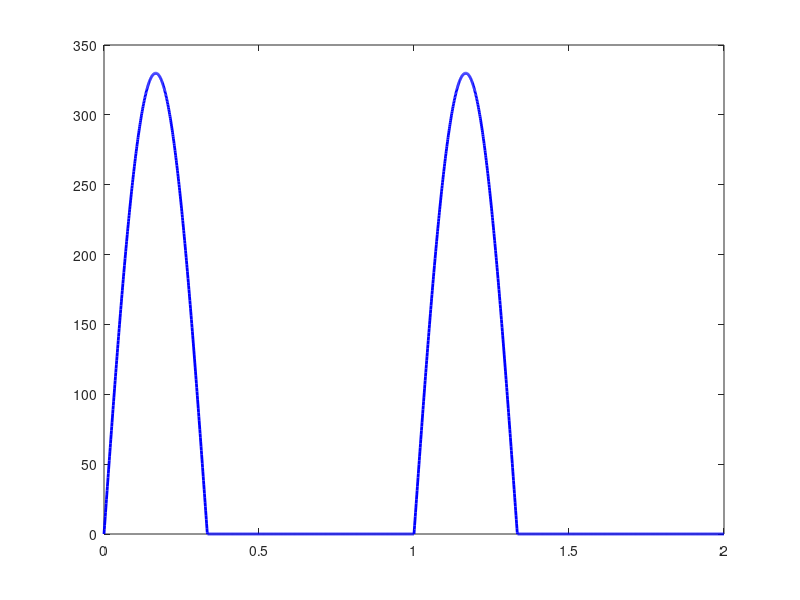

MATLAB code to generate this figure: (Note: this script raises an error after producing the figure.)
%% 2-Element Windkessel Model – Cardiovascular Assignment
%
%  Circuit (from figure):
%    I(t) [current source] || C [capacitor] || R [resistor]
%    All three share Node A (top) and ground (bottom).
%
%  Analogy:
%    I(t)  = cardiac output flow waveform     [mL/s]
%    V(t)  = aortic pressure                  [mmHg]
%    C     = arterial compliance              [mL/mmHg]
%    R     = peripheral resistance            [mmHg·s/mL]
%
%  KCL at Node A:
%    I(t) = I_C + I_R
%    I(t) = C * dV/dt  +  V/R
%
%  ODE:
%    dV/dt = ( I(t) - V/R ) / C
%
%  Numerical method: ode45 (Dormand-Prince RK4/5 adaptive step)

clear; close all; clc;

%% ═══════════════════════════════════════════════════════════════════════════
%  PARAMETERS
% ════════════════════════════════════════════════════════════════════════════
HR      = 60;
T       = 60 / HR;
t_sys   = T / 3;
SV      = 70;
Q_peak  = pi*SV/(2*t_sys);

R       = 1.0;
C_nom   = 1.5;

n_cycles = 10;
dt      = 0.001;
t       = 0 : dt : n_cycles*T - dt;

%% ═══════════════════════════════════════════════════════════════════════════
%  FLOW WAVEFORM  I(t)
% ════════════════════════════════════════════════════════════════════════════
function I = flow_waveform(t, T, t_sys, Q_peak, rf)
    t_dia  = T - t_sys;
    t_mod  = mod(t, T);
    I      = zeros(size(t));

    idx_sys = t_mod < t_sys;
    I(idx_sys) = Q_peak * sin(pi * t_mod(idx_sys) / t_sys);

    if rf > 0
        Q_reg = pi * rf * Q_peak * t_sys / (2 * t_dia);
        idx_dia = t_mod >= t_sys;
        I(idx_dia) = -Q_reg * sin(pi * (t_mod(idx_dia) - t_sys) / t_dia);
    end
end

%% ═══════════════════════════════════════════════════════════════════════════
%  ODE45 SOLVER  – replaces ab2_solve
%  ode45 needs dV/dt as a function of (t, V).
%  Because I(t) is defined on a fixed grid, we interpolate it inside the RHS.
% ════════════════════════════════════════════════════════════════════════════
function V_out = ode45_solve(t_span, C, R, I_vec, t_grid)
    % Interpolate the pre-computed flow vector at any time ode45 requests
    I_interp = @(tq) interp1(t_grid, I_vec, tq, 'linear', 'extrap');

    % RHS of the ODE:  dV/dt = ( I(t) - V/R ) / C
    odefun = @(tq, V) ( I_interp(tq) - V/R ) / C;

    V0   = 80;                          % initial pressure [mmHg]
    opts = odeset('RelTol', 1e-6, 'AbsTol', 1e-8);

    [~, V_sol] = ode45(odefun, t_span, V0, opts);

    % ode45 returns V at its own adaptive time points → re-sample onto t_span
    % (when t_span is a vector ode45 returns values AT those exact points)
    V_out = V_sol';   % row vector to match original convention
end

%% ═══════════════════════════════════════════════════════════════════════════
%  HELPER: extract last-cycle steady-state metrics
% ════════════════════════════════════════════════════════════════════════════
function [P_sys, P_dia, PP, MAP] = hemodynamics(t, V, T, n_cycles)
    idx   = t >= (n_cycles - 1) * T;
    P_sys = max(V(idx));
    P_dia = min(V(idx));
    PP    = P_sys - P_dia;
    MAP   = mean(V(idx));
end

%% ═══════════════════════════════════════════════════════════════════════════
%  PART 1 – NORMAL FLOW, SHOW I(t)
% ════════════════════════════════════════════════════════════════════════════
I_normal = flow_waveform(t, T, t_sys, Q_peak, 0);

figure('Color','w','Name','Part 1 – Flow Waveform','Position',[50 500 700 300]);
mask2 = t <= 2*T;
plot(t(mask2), I_normal(mask2), 'b-', 'LineWidth', 2);
xline(t_sys,  '--r', 'End systole', 'LabelHorizontalAlignment','left');
xline(T,      '--k', 'End cycle 1');
xline(T+t_sys,'--r', 'LabelHorizontalAlignment','left');
xlabel('Time (s)'); ylabel('Flow I(t)  (mL/s)');
title('Cardiac Flow Waveform – Normal (HR 60 bpm, SV 70 mL)');
legend(sprintf('Q_{peak} = %.0f mL/s', Q_peak), 'Location','northeast');
grid on; box off;
ylim([-20, Q_peak*1.15]);

%% ═══════════════════════════════════════════════════════════════════════════
%  PART 1 – PULSE PRESSURE vs COMPLIANCE  (3 levels)
% ════════════════════════════════════════════════════════════════════════════
C_vals   = [1.5, 2.0, 2.5];
C_labels = {'C = 1.5 (stiff)', 'C = 2.0 (normal)', 'C = 2.5 (compliant)'};
clrs     = [0.85 0.10 0.10; 0.13 0.47 0.71; 0.18 0.63 0.18];

figure('Color','w','Name','Part 1 – Compliance Effect','Position',[50 150 900 420]);
t_cyc = 0 : dt : T - dt;

fprintf('\n── Part 1: Compliance Sensitivity ─────────────────────────\n');
fprintf('  %-24s  Psys  Pdia   PP   MAP\n','Condition');
for k = 1:3
    I_k = flow_waveform(t, T, t_sys, Q_peak, 0);
    V_k = ode45_solve(t, C_vals(k), R, I_k, t);   % <-- ode45 call

    idx_lc = t >= (n_cycles-1)*T;
    V_lc   = V_k(idx_lc);
    V_lc   = V_lc(1:length(t_cyc));

    plot(t_cyc, V_lc, '-', 'Color', clrs(k,:), 'LineWidth', 2, ...
         'DisplayName', C_labels{k}); hold on;

    [Ps, Pd, PP, MA] = hemodynamics(t, V_k, T, n_cycles);
    fprintf('  %-24s  %5.1f %5.1f %5.1f %5.1f\n', C_labels{k}, Ps, Pd, PP, MA);
end
xlabel('Time in cycle (s)'); ylabel('Pressure (mmHg)');
title('Aortic Pressure – Effect of Arterial Compliance');
legend('Location','northeast'); grid on; box off;
fprintf('────────────────────────────────────────────────────────────\n\n');

%% ═══════════════════════════════════════════════════════════════════════════
%  AORTIC REGURGITATION – FLOW WAVEFORMS  I(t)
% ════════════════════════════════════════════════════════════════════════════
RF_vals   = [0, 0.10, 0.30];
RF_labels = {'Normal (RF = 0)', 'Mild AR (RF = 10%)', 'Moderate AR (RF = 30%)'};
clrs_ar   = [0.13 0.47 0.71; 0.85 0.54 0.10; 0.85 0.10 0.10];

figure('Color','w','Name','AR – Flow Waveforms','Position',[100 500 800 320]);
for k = 1:3
    I_k = flow_waveform(t, T, t_sys, Q_peak, RF_vals(k));
    plot(t(mask2), I_k(mask2), '-', 'Color', clrs_ar(k,:), ...
         'LineWidth', 2, 'DisplayName', RF_labels{k}); hold on;
end
yline(0, '--k', 'LineWidth', 0.8);
xlabel('Time (s)'); ylabel('Flow I(t)  (mL/s)');
title('Aortic Flow Waveform – Normal vs Aortic Regurgitation');
legend('Location','northeast'); grid on; box off;

%% ═══════════════════════════════════════════════════════════════════════════
%  AORTIC REGURGITATION – PRESSURE TRACINGS
% ════════════════════════════════════════════════════════════════════════════
figure('Color','w','Name','AR – Pressure Tracings','Position',[100 150 900 420]);

fprintf('── Aortic Regurgitation Sensitivity ────────────────────────\n');
fprintf('  %-26s  Psys  Pdia   PP   MAP\n','Condition');
for k = 1:3
    I_k = flow_waveform(t, T, t_sys, Q_peak, RF_vals(k));
    V_k = ode45_solve(t, C_nom, R, I_k, t);       % <-- ode45 call

    idx_lc = t >= (n_cycles-1)*T;
    V_lc   = V_k(idx_lc);
    V_lc   = V_lc(1:length(t_cyc));

    plot(t_cyc, V_lc, '-', 'Color', clrs_ar(k,:), 'LineWidth', 2, ...
         'DisplayName', RF_labels{k}); hold on;

    [Ps, Pd, PP, MA] = hemodynamics(t, V_k, T, n_cycles);
    fprintf('  %-26s  %5.1f %5.1f %5.1f %5.1f\n', RF_labels{k}, Ps, Pd, PP, MA);
end
fprintf('────────────────────────────────────────────────────────────\n\n');

xlabel('Time in cycle (s)'); ylabel('Pressure (mmHg)');
title('Aortic Pressure – Effect of Aortic Regurgitation (C = 1.5)');
legend('Location','northeast'); grid on; box off;

fprintf('All figures generated.\n');
